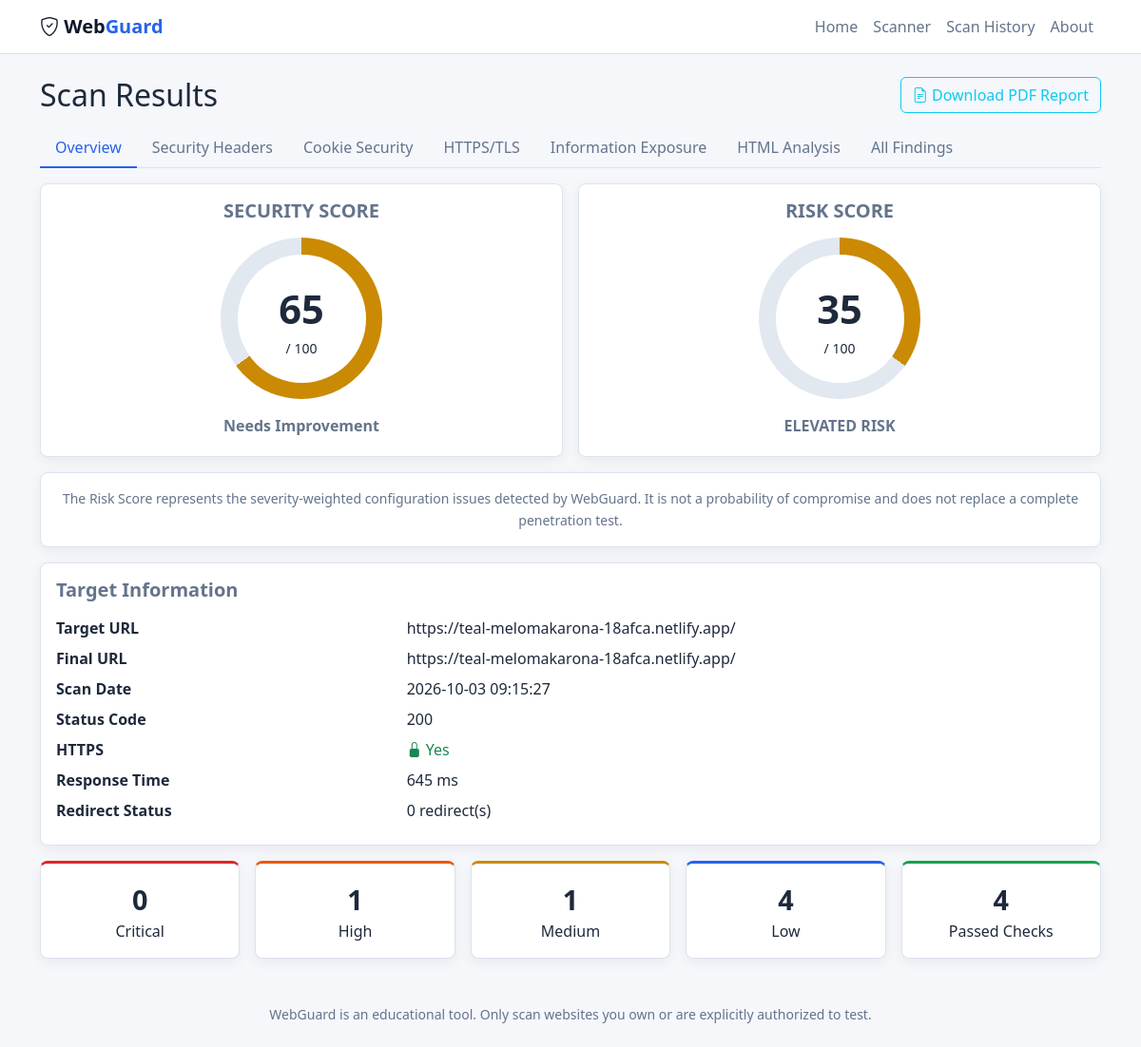
The page /dashboard/13 on the database its author committed.
### tables this page shows
CREATE TABLE scans (
            scan_id INTEGER PRIMARY KEY AUTOINCREMENT, target_url TEXT NOT NULL, scan_date TEXT NOT NULL,
            security_score INTEGER, total_findings INTEGER, critical_count INTEGER, high_count INTEGER,
            medium_count INTEGER, low_count INTEGER, result_json TEXT NOT NULL);

### app.py (the view)
@app.route("/dashboard/<int:scan_id>")
def dashboard(scan_id):
    return render_template("dashboard.html", scan=_scan_or_404(scan_id))

### app.py (called while the page is built)
def _scan_or_404(scan_id):
    scan = db.get_scan(scan_id)
    if not scan:
        abort(404)
    return scan

### models/database.py (called while the page is built, shortened)
def _conn():
    os.makedirs(os.path.dirname(config.DATABASE), exist_ok=True)
    c = sqlite3.connect(config.DATABASE)
    c.row_factory = sqlite3.Row
    return c

def get_scan(scan_id):
    with _conn() as c:
        row = c.execute("SELECT * FROM scans WHERE scan_id=?", (scan_id,)).fetchone()
    if not row: return None
    data = json.loads(row["result_json"])
    s = data.get("summary", {})
    return {"scan_id": row["scan_id"], "scan_date": row["scan_date"], **data}

### templates/dashboard.html (shortened to what this page needs)
{% extends "base.html" %}{% from "_macros.html" import finding, badge %}{% block title %}Results - WebGuard{% endblock %}
{% block content %}{% set s = scan.summary %}
<div class="d-flex justify-content-between align-items-center flex-wrap gap-2 mb-3">
  <h2 class="mb-0">Scan Results</h2>
  <a class="btn btn-outline-info" href="{{ url_for('report', scan_id=scan.scan_id) }}"><i class="bi bi-file-earmark-text"></i> Download PDF Report</a>
</div>
<ul class="nav nav-tabs wg-tabs mb-3" role="tablist">
{% for id, label in [("overview","Overview"),("headers","Security Headers"),("cookies","Cookie Security"),("tls","HTTPS/TLS"),("exposure","Information Exposure"),("html","HTML Analysis"),("all","All Findings")] %}
<li class="nav-item"><button class="nav-link {{ 'active' if loop.first }}" data-bs-toggle="tab" data-bs-target="#t-{{ id }}">{{ label }}</button></li>{% endfor %}</ul>
<div class="tab-content">
<div class="tab-pane fade show active" id="t-overview">
  <div class="row g-3 mb-3">
    <div class="col-md-6"><div class="card wg-card text-center h-100"><div class="card-body">
      <h5 class="text-secondary fw-bold mb-3">SECURITY SCORE</h5>
      <div class="score-ring" data-score="{{ s.score }}"><div><span class="score-num">{{ s.score }}</span><small>/ 100</small></div></div>
      <p class="mt-3 mb-1 text-secondary fw-bold">{{ s.rating }}</p>
    </div></div></div>
    <div class="col-md-6"><div class="card wg-card text-center h-100"><div class="card-body">
      <h5 class="text-secondary fw-bold mb-3">RISK SCORE</h5>
      <div class="score-ring" data-risk-score="{{ s.risk_score }}"><div><span class="score-num">{{ s.risk_score }}</span><small>/ 100</small></div></div>
      <p class="mt-3 mb-1 text-secondary fw-bold">{{ s.risk_level }}</p>
    </div></div></div>
  </div>
  <div class="card wg-card mb-3"><div class="card-body">
    <p class="score-disclaimer text-center mb-0">The Risk Score represents the severity-weighted configuration issues detected by WebGuard. It is not a probability of compromise and does not replace a complete penetration test.</p>
  </div></div>
  <div class="card wg-card mb-3"><div class="card-body">
    <h5 class="text-secondary fw-bold mb-3">Target Information</h5>
    <dl class="row mb-0">
      <dt class="col-sm-4">Target URL</dt><dd class="col-sm-8 text-break">{{ scan.target_url }}</dd>
      <dt class="col-sm-4">Final URL</dt><dd class="col-sm-8 text-break">{{ scan.final_url }}</dd>
      <dt class="col-sm-4">Scan Date</dt><dd class="col-sm-8">{{ scan.scan_date }}</dd>
      <dt class="col-sm-4">Status Code</dt><dd class="col-sm-8">{{ scan.status_code }}</dd>
      <dt class="col-sm-4">HTTPS</dt><dd class="col-sm-8">{% if scan.https %}<span class="text-success"><i class="bi bi-lock-fill"></i> Yes</span>{% else %}<span class="text-danger"><i class="bi bi-unlock-fill"></i> No</span>{% endif %}</dd>
      <dt class="col-sm-4">Response Time</dt><dd class="col-sm-8">{{ scan.response_time_ms }} ms</dd>
      {% if scan.redirect_information %}
      <dt class="col-sm-4">Redirect Status</dt><dd class="col-sm-8">{{ scan.redirect_information.redirect_count }} redirect(s) </dd>
      {% endif %}
    </dl></div></div>
  <div class="col-12"><div class="row g-3 text-center">
  {% for lbl, v, c in [("Critical",s.critical,"critical"),("High",s.high,"high"),("Medium",s.medium,"medium"),("Low",s.low,"low"),("Passed Checks",s.passed,"pass")] %}
    <div class="col"><div class="card wg-card stat s-{{ c }}"><div class="card-body"><div class="stat-num">{{ v }}</div>{{ lbl }}</div></div></div>{% endfor %}
  </div></div>
</div>
</div>
{% endblock %}

### static/css/style.css (style rules this page uses)
:root { --bg:#F5F7FB;--panel:#FFFFFF;--line:#DCE3EC;--text-primary:#1E293B;--text-secondary:#64748B;--blue-primary:#2563EB;--accent:#0891B2;--pass:#16A34A;--warn:#CA8A04;--high:#EA580C;--crit:#DC2626;--soft-blue:#EFF6FF;--code-bg:#F1F5F9;--code-text:#334155 }
body { background:var(--bg);color:var(--text-primary);min-height:100vh }
.nav-link { color:var(--text-secondary)!important }
.wg-card { background:var(--panel);border:1px solid var(--line);box-shadow:0 4px 14px rgba(15,23,42,0.06);border-radius:8px;color:var(--text-primary) }
.wg-tabs { border-color:var(--line) }
.wg-tabs .nav-link { border:0;border-bottom:2px solid transparent;color:var(--text-secondary)!important }
.wg-tabs .nav-link.active { background:none;color:var(--blue-primary)!important;border-bottom-color:var(--blue-primary) }
.score-ring { --c:var(--blue-primary);--p:0;width:170px;height:170px;border-radius:50%;margin:auto;display:grid;place-items:center; background:conic-gradient(var(--c) calc(var(--p)*1%),#E2E8F0 0) }
.score-ring>div { width:135px;height:135px;border-radius:50%;background:var(--panel);display:grid;place-content:center }
.score-num { font-size:2.6rem;font-weight:700;color:var(--text-primary) }
.stat-num { font-size:1.8rem;font-weight:700 }
.s-critical { border-top:3px solid var(--crit) }
.s-high { border-top:3px solid var(--high) }
.s-medium { border-top:3px solid var(--warn) }
.s-low { border-top:3px solid var(--blue-primary) }
.s-pass { border-top:3px solid var(--pass) }
.score-disclaimer { color: var(--text-secondary); font-size: 0.875rem; font-weight: 400; line-height: 1.6; }
.text-secondary { color: #64748B !important; }

### rows shown on the page
scans: target_url "https://teal-melomakarona-18afca.netlify.app/", final_url "https://teal-melomakarona-18afca.netlify.app/", scan_date "2026-10-03 09:15:27"

### other values the page prints
{{ label }} "Overview" "Security Headers" "Cookie Security" "HTTPS/TLS" "Information Exposure" "HTML Analysis" "All Findings"
{{ s.score }} "65"
{{ s.rating }} "Needs Improvement"
{{ s.risk_score }} "35"
{{ s.risk_level }} "ELEVATED RISK"
{{ scan.status_code }} "200"
{{ scan.response_time_ms }} "645"
{{ scan.redirect_information.redirect_count }} "0"
{{ v }} "0" "1" "1" "4" "4"
{{ lbl }} "Critical" "High" "Medium" "Low" "Passed Checks"
